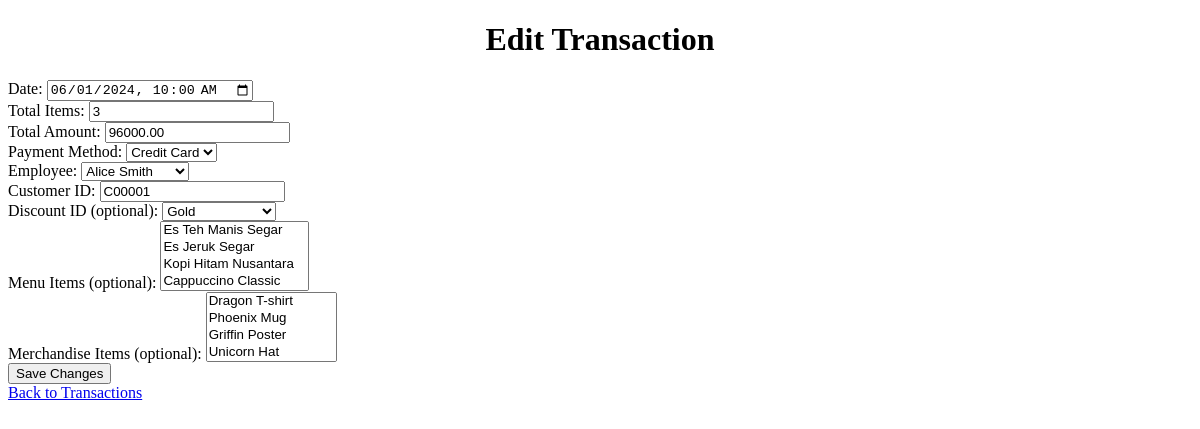
The app's page /sources/transactions/edit.php?id=T00001 with its own data.
### tables this page shows
CREATE TABLE Transactions (
        TransactionID char(6)  NOT NULL,
        Date timestamp  NOT NULL,
        TotalItems int  NOT NULL,
        TotalAmount decimal(10,2)  NOT NULL,
        PaymentMethod varchar(50)  NOT NULL,
        Employees_EmployeeID char(6)  NOT NULL,
        Customers_CustomerID char(6)  NOT NULL,
        Discount_DiscountID char(6)  NULL,
        CONSTRAINT Transactions_pk PRIMARY KEY (TransactionID)
    );

CREATE TABLE Employees (
        EmployeeID char(6)  NOT NULL,
        Name varchar(100)  NOT NULL,
        Gender varchar(10)  NOT NULL,
        PhoneNumber varchar(20)  NOT NULL,
        Email varchar(100)  NOT NULL,
        Age int  NOT NULL,
        CONSTRAINT Employees_pk PRIMARY KEY (EmployeeID)
    );

CREATE TABLE Discount (
        DiscountID char(6)  NOT NULL,
        DiscountType varchar(30)  NOT NULL,
        DiscountRate decimal(5,2)  NOT NULL,
        CONSTRAINT Discount_pk PRIMARY KEY (DiscountID)
    );

### sources/transactions/edit.php (the view, shortened to what this page needs)
<?php
include '../../service/db.php';
$id = $_GET['id'];
$sql = 'SELECT * FROM Transactions WHERE TransactionID = ?';
$statement = $pdo->prepare($sql);
$statement->execute([$id]);
$transaction = $statement->fetch();
$sqlEmployees = 'SELECT EmployeeID, Name FROM Employees';
$statementEmployees = $pdo->prepare($sqlEmployees);
$statementEmployees->execute();
$employees = $statementEmployees->fetchAll();
$sqlDiscounts = 'SELECT DiscountID, DiscountType FROM Discount';
$statementDiscounts = $pdo->prepare($sqlDiscounts);
$statementDiscounts->execute();
$discounts = $statementDiscounts->fetchAll();
?>
<!DOCTYPE html>
<html lang="en">
<head>
    <link rel="stylesheet" href="../css/styles.css">
</head>
<body>
    <h1>Edit Transaction</h1>
    <form method="POST">
        <label for="Date">Date:</label>
        <input type="datetime-local" name="Date" value="<?= htmlspecialchars($transaction['Date']) ?>" required><br>
        <label for="TotalItems">Total Items:</label>
        <input type="number" name="TotalItems" value="<?= htmlspecialchars($transaction['TotalItems']) ?>" required><br>
        <label for="TotalAmount">Total Amount:</label>
        <input type="number" step="0.01" name="TotalAmount" value="<?= htmlspecialchars($transaction['TotalAmount']) ?>" required><br>
        <label for="PaymentMethod">Payment Method:</label>
        <select name="PaymentMethod" required>
            <option value="Credit Card" <?= ($transaction['PaymentMethod'] === 'Credit Card') ? 'selected' : '' ?>>Credit Card</option>
        </select><br>
        <label for="Employees_EmployeeID">Employee:</label>
        <select name="Employees_EmployeeID" required>
            <?php foreach ($employees as $employee) : ?>
                <option value="<?= htmlspecialchars($employee['EmployeeID']) ?>" <?= ($employee['EmployeeID'] === $transaction['Employees_EmployeeID']) ? 'selected' : '' ?>>
                    <?= htmlspecialchars($employee['Name']) ?>
                </option>
            <?php endforeach; ?>
        </select><br>
        <label for="Customers_CustomerID">Customer ID:</label>
        <input type="text" name="Customers_CustomerID" value="<?= htmlspecialchars($transaction['Customers_CustomerID']) ?>" required><br>
        <label for="Discount_DiscountID">Discount ID (optional):</label>
        <select name="Discount_DiscountID">
            <?php foreach ($discounts as $discount) : ?>
                <option value="<?= htmlspecialchars($discount['DiscountID']) ?>" <?= ($discount['DiscountID'] === $transaction['Discount_DiscountID']) ? 'selected' : '' ?>>
                    <?= htmlspecialchars($discount['DiscountType']) ?>
                </option>
            <?php endforeach; ?>
        </select><br>
        <label for="Menu_MenuId">Menu Items (optional):</label>
        <select name="Menu_MenuId[]" multiple>
            <?php
            $sql = 'SELECT MenuId, MenuName FROM Menu';
            $statement = $pdo->prepare($sql);
            $statement->execute();
            $menus = $statement->fetchAll();
            foreach ($menus as $menu) {
                $selected = in_array($menu['MenuId'], explode(',', $transaction['Menu_MenuId'])) ? 'selected' : '';
                echo '<option value="' . htmlspecialchars($menu['MenuId']) . '" ' . $selected . '>' . htmlspecialchars($menu['MenuName']) . '</option>';
            }
            ?>
        </select><br>
        <label for="Merchandise_ItemID">Merchandise Items (optional):</label>
        <select name="Merchandise_ItemID[]" multiple>
            <?php
            $sql = 'SELECT ItemID, Name FROM Merchandise';
            $statement = $pdo->prepare($sql);
            $statement->execute();
            $merchandises = $statement->fetchAll();
            foreach ($merchandises as $merchandise) {
                $selected = in_array($merchandise['ItemID'], explode(',', $transaction['Merchandise_ItemID'])) ? 'selected' : '';
                echo '<option value="' . htmlspecialchars($merchandise['ItemID']) . '" ' . $selected . '>' . htmlspecialchars($merchandise['Name']) . '</option>';
            }
            ?>
        </select><br>
        <button type="submit">Save Changes</button>
    </form>
    <a href="transactions.php">Back to Transactions</a>
</body>
</html>

### styles.css (style rules this page uses)
h1 { text-align: center; }

### records on screen
transactions: Date "06/01/2024 10:00", TotalItems "3", TotalAmount "96000.00", PaymentMethod "Credit Card", Employees_EmployeeID "Alice Smith", Customers_CustomerID "C00001", Discount_DiscountID "Gold"
